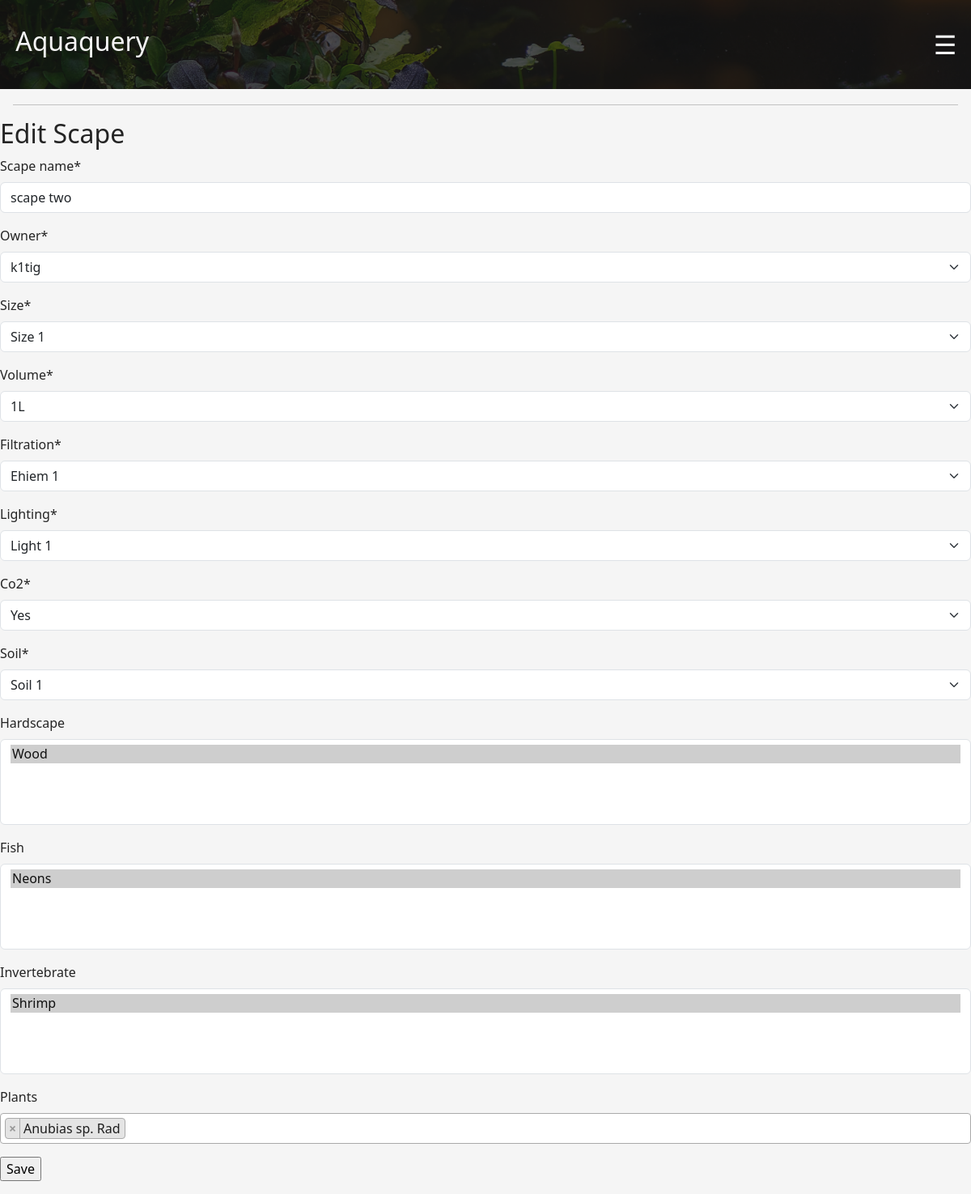
/catalog/update-scape/2, run on an earlier commit of the app's database.
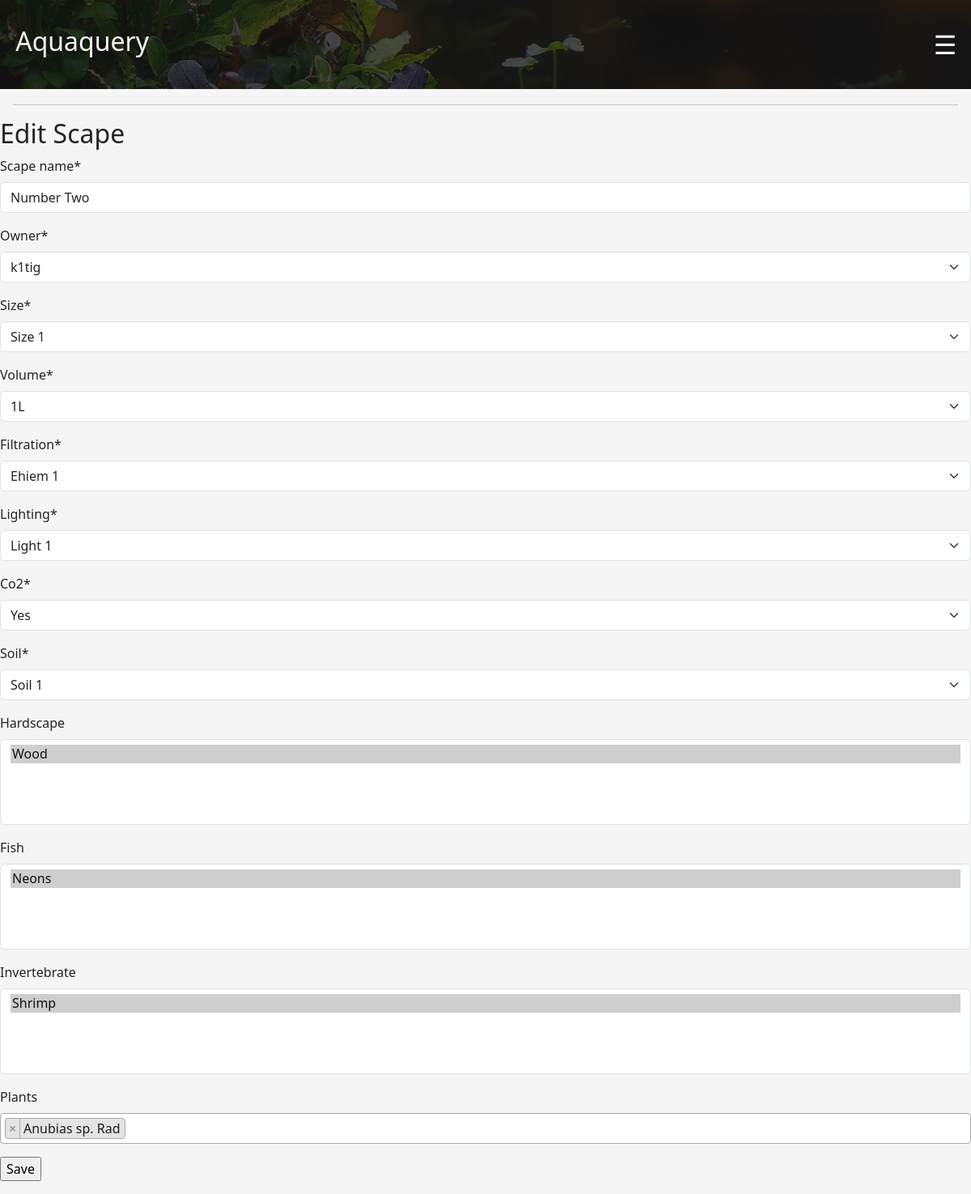
And on a later commit of the database.
### catalog/models.py (models this page shows, shortened)
class Scape(models.Model):
    scape_name = models.CharField(max_length=100)
    owner = models.ForeignKey(Profile, on_delete=models.CASCADE, related_name = "owner_name")
    size = models.ForeignKey(TankSize, on_delete=models.CASCADE)
    volume = models.ForeignKey(TankVolume, on_delete=models.CASCADE)
    filtration = models.ForeignKey(TankFilter, on_delete=models.CASCADE)
    lighting = models.ForeignKey(TankLight, on_delete=models.CASCADE)
    co2 = models.ForeignKey(TankCo2, on_delete=models.CASCADE)
    soil = models.ForeignKey(TankSoil, on_delete=models.CASCADE)
    hardscape = models.ManyToManyField(TankHardscape, blank = True)
    fish = models.ManyToManyField(Fish, blank = True)
    invertebrate = models.ManyToManyField(Invertebrate, blank = True)
    plants = models.ManyToManyField(Plant, blank = True)

### catalog/views.py (the view)
# urls.py: path("catalog/update-scape/<int:pk>", UpdateScapeView.as_view(), name="update_scape"),
class UpdateScapeView(UpdateView):
    model = Scape
    fields = "__all__"
    template_name = "update_scape.html"
    success_url = "/"

### catalog/models.py (called while the page is built)
    def __str__(self):
        return self.user_name.username

    def __str__(self):
        return self.name

    def __str__(self):
        return self.name

    def __str__(self):
        return self.name

    def __str__(self):
        return self.size

    def __str__(self):
        return self.volume

    def __str__(self):
        return self.name

    def __str__(self):
        return self.name

    def __str__(self):
        return self.co2

    def __str__(self):
        return self.name

    def __str__(self):
        return self.name

### catalog/templates/update_scape.html (shortened to what this page needs)
{% extends 'base_generic.html' %}
{% load crispy_forms_tags %}
    {% block content %}
        <h1>Edit Scape</h1>
        <form method="POST">
            {{ form|crispy }}
            <input type="submit" value="Save">
        </form>
    {% endblock %}

What changed in the data, as far as the page shows it:
changed Scape "k1tig": scape_name "scape two" → "Number Two"
